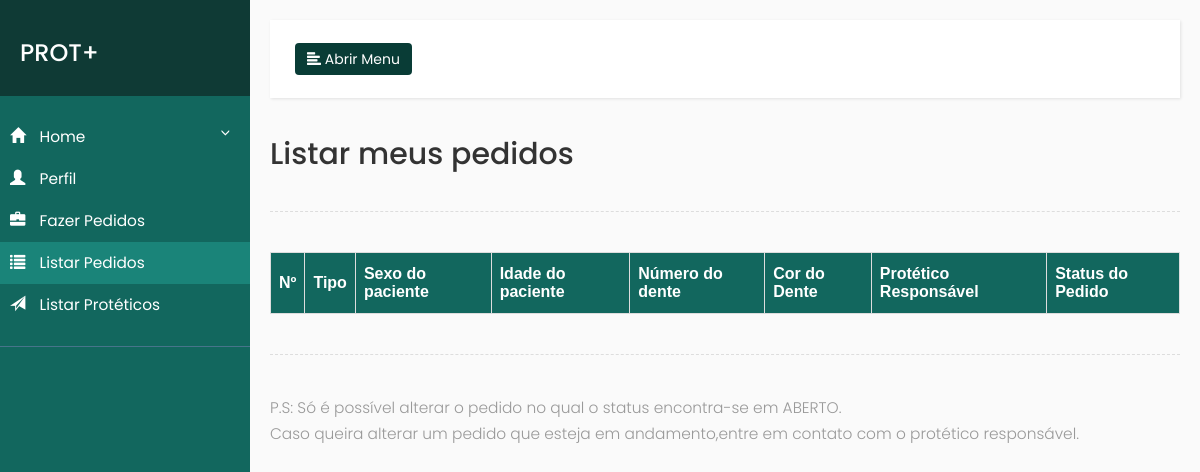
The app's page /listaPedidos.php (signed in), older data.
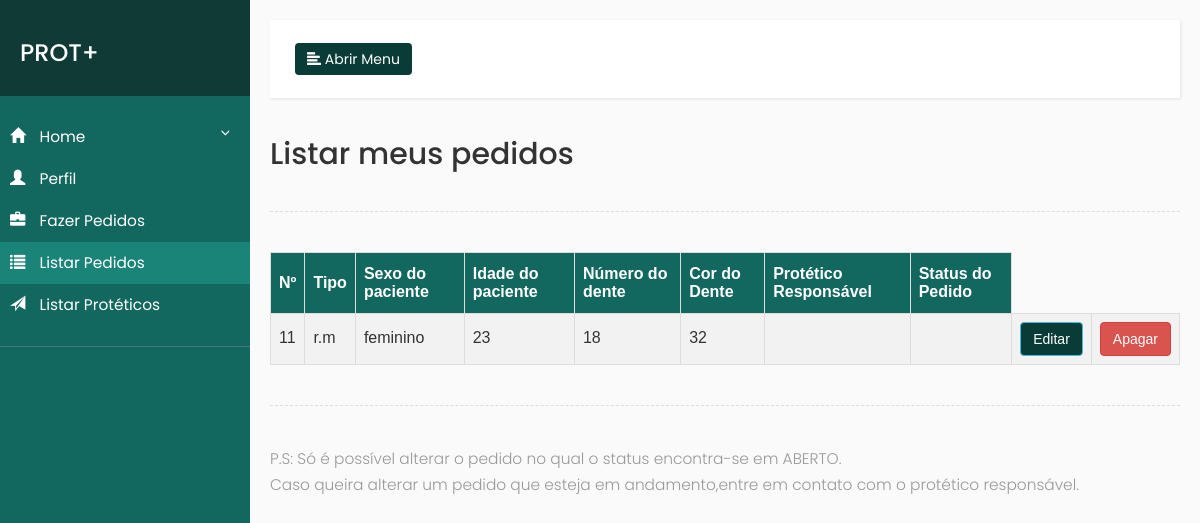
The same page, newer data.
### tables this page shows
CREATE TABLE `pedidos` (
  `id` int(50) NOT NULL,
  `trabalho` varchar(100) NOT NULL,
  `sexo` varchar(50) NOT NULL,
  `idade_paciente` varchar(50) NOT NULL,
  `num_dente` varchar(50) NOT NULL,
  `cor_dente` varchar(50) NOT NULL,
  `obs` varchar(500) NOT NULL,
  `dentista` varchar(500) NOT NULL,
  `disponibilidade` varchar(400) NOT NULL,
  `protetico_resp` varchar(500) NOT NULL,
  `valor_medio` int(10) NOT NULL,
  `estado` varchar(500) NOT NULL,
  `data_entrega` date NOT NULL
);

### listaPedidos.php (the view, shortened to what this page needs)
<?php
include("conecta.php");
$dentista = $_SESSION['login'];
$consulta = "SELECT * FROM pedidos WHERE dentista = '$dentista'";
$con = $conexao ->query($consulta) or die ($con->error);
?>
<html>
    <head>
        <link rel="stylesheet" href="https://maxcdn.bootstrapcdn.com/bootstrap/3.3.7/css/bootstrap.min.css">
        <link rel="stylesheet" href="css/sidebar.css">
    </head>
    <body>
        <div class="wrapper">
            <nav id="sidebar">
                <div class="sidebar-header">
                    <h3>PROT+</h3>
                </div>
                <ul class="list-unstyled components">
                    <li>
                        <a href="#homeSubmenu" data-toggle="collapse" aria-expanded="false">
                            <i class="glyphicon glyphicon-home"></i>
                            Home
                        </a>
                    </li>
                    <li>
                        <a href="#">
                            <i class="glyphicon glyphicon-user"></i>
                            Perfil
                        </a>
                    </li>
                    <li>
                        <a href="pedidosDentista.php">
                            <i class="glyphicon glyphicon-briefcase"></i>
                            Fazer Pedidos
                        </a>
                    </li>
                    <li class="active">
                        <a href="listaPedidos.php">
                            <i class="glyphicon glyphicon-list"></i>
                            Listar Pedidos
                        </a>
                    </li>
                    <li>
                        <a href="listaProtetico.php?estado=">
                            <i class="glyphicon glyphicon-send"></i>
                            Listar Protéticos
                        </a>
                    </li>
                </ul>
            </nav>
            <div id="content">
                <nav class="navbar navbar-default">
                    <div class="container-fluid">
                        <div class="navbar-header">
                            <button type="button" id="sidebarCollapse" class="btn btn-info navbar-btn">
                                <i class="glyphicon glyphicon-align-left"></i>
                                <span>Abrir Menu</span>
                            </button>
                        </div>
                    </div>
                </nav>
                <h2>Listar meus pedidos</h2>
                <div class="line"></div>
                <table id="tabelaCustom">
                	<tr>
                		<th>Nº</th>
                        <th>Tipo</th>
                        <th>Sexo do paciente</th>
                        <th>Idade do paciente</th>
                        <th>Número do dente</th>
                        <th>Cor do Dente</th>
                        <th>Protético Responsável</th>
                        <th>Status do Pedido</th>
                	</tr>
                	<?php while($dado = $con->fetch_array()){?>
                	<tr>
                		<td style="padding-bottom: 10px;"><?php echo $dado["id"];?></td>
                        <td style="padding-bottom: 10px;"><?php echo $dado["trabalho"];?></td>
                		<td style="padding-bottom: 10px;"><?php echo $dado["sexo"];?></td>
                		<td style="padding-bottom: 10px;"><?php echo $dado["idade_paciente"];?></td>
                        <td style="padding-bottom: 10px;"><?php echo $dado["num_dente"];?></td>
                        <td style="padding-bottom: 10px;"><?php echo $dado["cor_dente"];?></td>
                        <td style="padding-bottom: 10px;"><?php echo $dado["protetico_resp"];?></td>
                        <td style="padding-bottom: 10px;"><?php echo $dado["disponibilidade"];?></td>
                        <td><button <?php if ($dado["disponibilidade"] == "Andamento") echo "disabled" ?> type="button" class="btn btn-info" data-toggle="modal" data-target="#alterarMODAL<?php echo $dado["id"]?>">Editar</button></td>
                        <form action="deletarPedido.php" method="get">
                        <td><button <?php if ($dado["disponibilidade"] == "Andamento") echo "disabled" ?> type="submit" onclick="deletado_Sucesso()" class="btn btn-danger">Apagar</button></td>
                        </form>
                	</tr>
                	<?php } ?>
                </table>
                <div class="line"></div>
               <p>
                P.S: Só é possível alterar o pedido no qual o status encontra-se em ABERTO.
                <br>
                Caso queira alterar um pedido que esteja em andamento,entre em contato com o protético responsável.
                </p>
            </div>
        </div>
    </body>
</html>

Row changes from the older to the newer data that the page shows:
added pedidos: id "11", trabalho "r.m", sexo "feminino", idade_paciente "23", num_dente "18", cor_dente "32"
